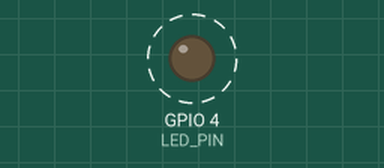
This sketch was run on a simulated ESP32. Parts: output pins drawn as LEDs (lit = HIGH). Dashed ring = blinking. Nothing arrives over Bluetooth unless stated; the camera gives no picture; what the sketch prints to the serial monitor is not drawn.

Above: at 0.6 s.
Timing chart, 0 to 3.3 s (numbered marks = the images above):
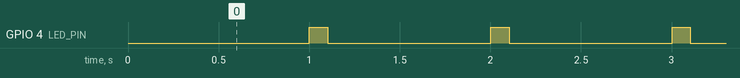

The sketch:

ESP32CAM_Minimal.ino
```cpp
/*
 * Minimal ESP32-CAM BLE Beacon
 * Ultra-compact version for memory-constrained compilation
 *
 * Core Features Only:
 * - BLE beacon (PetZone compatible)
 * - Basic camera streaming
 * - Minimal configuration
 */

#include <BLEDevice.h>
#include <BLEAdvertising.h>
#include <Preferences.h>
#include "esp_camera.h"
#include <WiFi.h>
#include "esp_http_server.h"
#include "soc/soc.h"
#include "soc/rtc_cntl_reg.h"

// Camera pins for AI-Thinker ESP32-CAM
#define PWDN_GPIO_NUM     32
#define RESET_GPIO_NUM    -1
#define XCLK_GPIO_NUM      0
#define SIOD_GPIO_NUM     26
#define SIOC_GPIO_NUM     27
#define Y9_GPIO_NUM       35
#define Y8_GPIO_NUM       34
#define Y7_GPIO_NUM       39
#define Y6_GPIO_NUM       36
#define Y5_GPIO_NUM       21
#define Y4_GPIO_NUM       19
#define Y3_GPIO_NUM       18
#define Y2_GPIO_NUM        5
#define VSYNC_GPIO_NUM    25
#define HREF_GPIO_NUM     23
#define PCLK_GPIO_NUM     22

#define LED_PIN 4

// Minimal config
const char* ssid = "ESP32CAM";
const char* password = "12345678";
String deviceName = "PetZone-Home-CAM01";
bool cameraOK = false;
int clients = 0;

BLEAdvertising* pAdv = nullptr;
httpd_handle_t server = NULL;

// Minimal metadata
struct MinMeta {
  uint8_t ver;
  uint8_t id;
  uint8_t bat;
  uint8_t cam;
} __attribute__((packed));

void setup() {
  Serial.begin(115200);
  WRITE_PERI_REG(RTC_CNTL_BROWN_OUT_REG, 0);
  pinMode(LED_PIN, OUTPUT);

  Serial.println("Starting...");

  initCam();
  initWiFi();
  initWeb();
  initBLE();

  Serial.println("Ready");
}

void loop() {
  digitalWrite(LED_PIN, millis() % 1000 < 100);
  delay(50);
}

void initCam() {
  camera_config_t config;
  config.ledc_channel = LEDC_CHANNEL_0;
  config.ledc_timer = LEDC_TIMER_0;
  config.pin_d0 = Y2_GPIO_NUM;
  config.pin_d1 = Y3_GPIO_NUM;
  config.pin_d2 = Y4_GPIO_NUM;
  config.pin_d3 = Y5_GPIO_NUM;
  config.pin_d4 = Y6_GPIO_NUM;
  config.pin_d5 = Y7_GPIO_NUM;
  config.pin_d6 = Y8_GPIO_NUM;
  config.pin_d7 = Y9_GPIO_NUM;
  config.pin_xclk = XCLK_GPIO_NUM;
  config.pin_pclk = PCLK_GPIO_NUM;
  config.pin_vsync = VSYNC_GPIO_NUM;
  config.pin_href = HREF_GPIO_NUM;
  config.pin_sscb_sda = SIOD_GPIO_NUM;
  config.pin_sscb_scl = SIOC_GPIO_NUM;
  config.pin_pwdn = PWDN_GPIO_NUM;
  config.pin_reset = RESET_GPIO_NUM;
  config.xclk_freq_hz = 20000000;
  config.pixel_format = PIXFORMAT_JPEG;
  config.frame_size = FRAMESIZE_VGA;
  config.jpeg_quality = 15;
  config.fb_count = 1;

  cameraOK = (esp_camera_init(&config) == ESP_OK);
  Serial.println(cameraOK ? "Cam OK" : "Cam FAIL");
}

void initWiFi() {
  WiFi.mode(WIFI_AP);
  WiFi.softAP(ssid, password);
  Serial.println("WiFi: " + String(ssid));
}

static esp_err_t stream_handler(httpd_req_t *req) {
  camera_fb_t * fb = NULL;
  esp_err_t res = ESP_OK;
  char * part_buf[64];

  clients++;

  res = httpd_resp_set_type(req, "multipart/x-mixed-replace;boundary=frame");
  if(res != ESP_OK) {
    clients--;
    return res;
  }

  while(true) {
    fb = esp_camera_fb_get();
    if (!fb) {
      res = ESP_FAIL;
      break;
    }

    size_t hlen = snprintf((char *)part_buf, 64,
      "\r\n--frame\r\nContent-Type: image/jpeg\r\nContent-Length: %u\r\n\r\n", fb->len);

    res = httpd_resp_send_chunk(req, (const char *)part_buf, hlen);
    if(res == ESP_OK) {
      res = httpd_resp_send_chunk(req, (const char *)fb->buf, fb->len);
    }

    esp_camera_fb_return(fb);

    if(res != ESP_OK) break;
  }

  clients--;
  return res;
}

static esp_err_t index_handler(httpd_req_t *req) {
  httpd_resp_set_type(req, "text/html");
  const char* html = "<!DOCTYPE html><html><body>"
    "<h1>ESP32-CAM</h1>"
    "<img src='/stream' style='width:100%;max-width:640px;'>"
    "</body></html>";
  return httpd_resp_send(req, html, strlen(html));
}

void initWeb() {
  httpd_config_t config = HTTPD_DEFAULT_CONFIG();
  config.server_port = 80;

  httpd_uri_t index_uri = {"/", HTTP_GET, index_handler, NULL};
  httpd_uri_t stream_uri = {"/stream", HTTP_GET, stream_handler, NULL};

  if (httpd_start(&server, &config) == ESP_OK) {
    httpd_register_uri_handler(server, &index_uri);
    httpd_register_uri_handler(server, &stream_uri);
    Serial.println("Web OK");
  }
}

void initBLE() {
  BLEDevice::init(deviceName);
  pAdv = BLEDevice::getAdvertising();

  BLEAdvertisementData advData;
  advData.setName(deviceName);
  advData.setCompleteServices(BLEUUID("12345678-1234-1234-1234-123456789abc"));

  MinMeta meta;
  meta.ver = 3;
  meta.id = 1;
  meta.bat = 100;
  meta.cam = cameraOK ? (clients > 0 ? 2 : 1) : 0;

  String metaStr = "";
  for(int i = 0; i < sizeof(meta); i++) {
    metaStr += (char)((uint8_t*)&meta)[i];
  }
  advData.setServiceData(BLEUUID("12345678-1234-1234-1234-123456789abc"), metaStr);

  pAdv->setAdvertisementData(advData);
  pAdv->start();

  Serial.println("BLE: " + deviceName);
} 
```

Measured:
- by itself, GPIO 4 (LED_PIN): alternates HIGH for 0.10 s and LOW for 0.90 s
